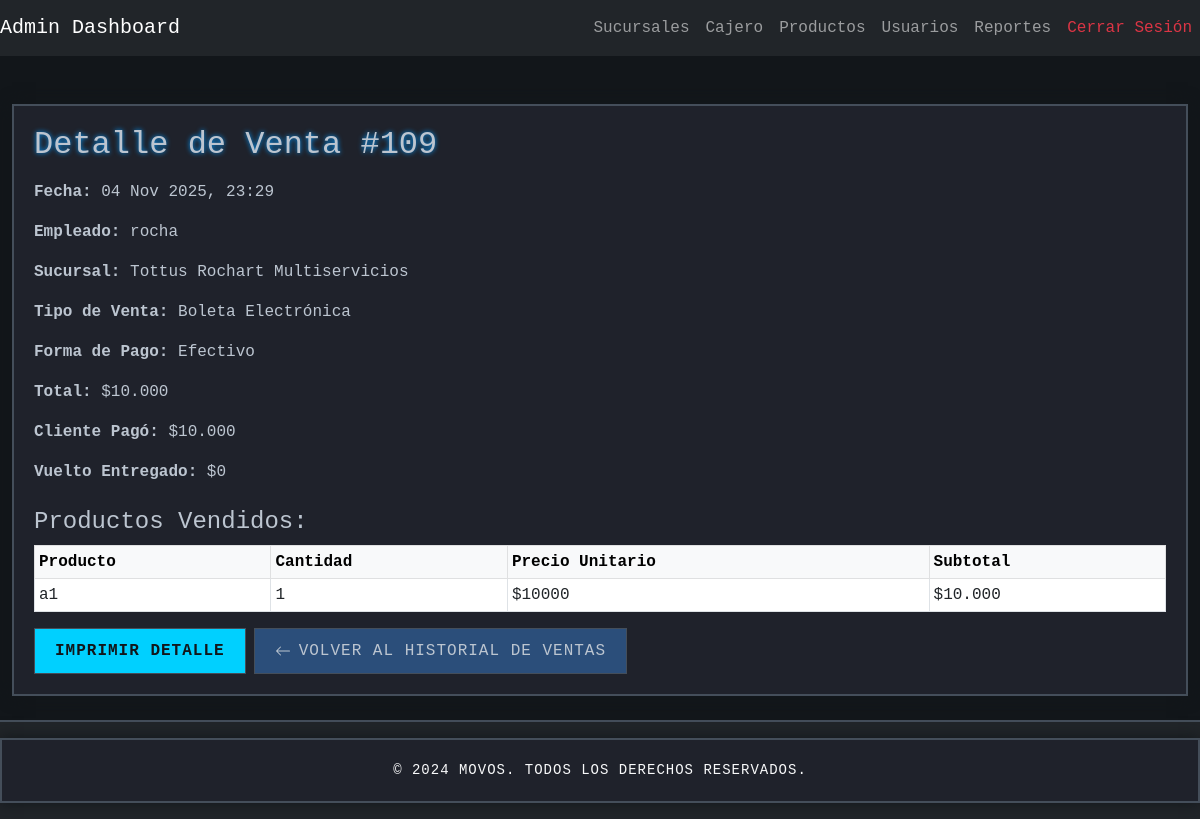
Page /cashier/reporte/109/ (signed in) on the committed database.
### cashier/models.py (models this page shows, shortened)
class Venta(models.Model):
    empleado = models.ForeignKey(settings.AUTH_USER_MODEL, on_delete=models.CASCADE)
    sucursal = models.ForeignKey(Sucursal, on_delete=models.CASCADE, related_name='ventas', blank=True, null=True)
    caja = models.ForeignKey('AperturaCierreCaja', on_delete=models.SET_NULL, related_name='ventas', blank=True, null=True)
    fecha = models.DateTimeField(auto_now_add=True)
    total = models.DecimalField(max_digits=10, decimal_places=2)
    tipo_venta = models.CharField(
        max_length=20,
        choices=[('boleta', 'Boleta Electrónica'), ('factura', 'Factura Electrónica')],
        default='boleta'
    )
    forma_pago = models.CharField(
        max_length=20,
        choices=[
            ('efectivo', 'Efectivo'),
            ('debito', 'Tarjeta de Débito'),
            ('credito', 'Tarjeta de Crédito'),
            ('transferencia', 'Transferencia')
        ],
        default='efectivo'
    )
    cliente_paga = models.DecimalField(max_digits=10, decimal_places=2, default=0.00)
    vuelto_entregado = models.DecimalField(max_digits=10, decimal_places=2, default=0.00)
    numero_transaccion = models.CharField(
        max_length=100,
        null=True,
        blank=True,
        verbose_name="Número de Transacción"
    )
    banco = models.CharField(
        max_length=100,
        null=True,
        blank=True,
        verbose_name="Banco"
    )

class VentaDetalle(models.Model):
    venta = models.ForeignKey(Venta, related_name='detalles', on_delete=models.CASCADE)
    producto = models.ForeignKey(Product, on_delete=models.CASCADE, related_name='ventadetalles')
    cantidad = models.PositiveIntegerField()
    precio_unitario = models.DecimalField(max_digits=10, decimal_places=2)

### auth_app/models.py (models this page shows, shortened)
class User(AbstractUser):
    is_admin = models.BooleanField(default=False)
    is_employee = models.BooleanField(default=True)
    sucursales_autorizadas = models.ManyToManyField(
        Sucursal,
        blank=True,
        related_name='usuarios_autorizados',
        help_text="Sucursales en las que el usuario puede abrir cajas (solo para usuarios no administradores)."
    )

### sucursales/models.py (models this page shows, shortened)
class Sucursal(models.Model):
    nombre = models.CharField(max_length=255)
    direccion = models.CharField(max_length=500, blank=True, null=True)
    telefono = models.CharField(max_length=50, blank=True, null=True)
    low_stock_threshold = models.PositiveIntegerField(default=0, help_text="0 usa el umbral global")

### products/models.py (models this page shows, shortened)
class Product(models.Model):
    nombre = models.CharField(max_length=255, verbose_name="Nombre del Producto", blank=True, null=True)
    descripcion = models.TextField(verbose_name="Descripción", blank=True, null=True)
    producto_id = models.CharField(max_length=255, unique=True, verbose_name="Código 1")
    codigo_alternativo = models.CharField(max_length=255, verbose_name="Código 2", blank=True, null=True)
    fecha_ingreso_producto = models.DateField(verbose_name="Fecha de Ingreso", blank=True, null=True)
    precio_compra = models.DecimalField(max_digits=10, decimal_places=2, verbose_name="Precio de Compra", default=Decimal('0.00'))
    precio_venta = models.DecimalField(max_digits=10, decimal_places=2, verbose_name="Precio de Venta", default=Decimal('0.00'))
    cantidad = models.IntegerField(
        verbose_name="Cantidad",
        default=0,
        validators=[MinValueValidator(0)]
    )
    stock = models.IntegerField(
        verbose_name="Stock",
        default=0,
        validators=[MinValueValidator(0)]
    )
    codigo_barras = models.CharField(max_length=255, verbose_name="Código de Barras", blank=True, null=True)
    permitir_venta_sin_stock = models.BooleanField(default=True, verbose_name="Permitir Venta sin Stock")
    sucursal = models.ForeignKey(Sucursal, on_delete=models.CASCADE, related_name='productos', blank=True, null=True)
    class Meta:
        verbose_name = "Producto"
        verbose_name_plural = "Productos"

### cashier/views.py (the view)
# urls.py: path('reporte/<int:venta_id>/', views.reporte_venta, name='reporte_venta'),
@login_required
def reporte_venta(request, venta_id):
    venta = get_object_or_404(Venta, id=venta_id)
    embed_mode = request.GET.get('embed') == '1'
    detalles = venta.detalles.all()
    total_formatted = "$" + format_currency(venta.total or 0)
    cliente_paga_formatted = "$" + format_currency(venta.cliente_paga or 0)
    vuelto_formatted = "$" + format_currency(venta.vuelto_entregado or 0)
    detalles_data = []
    for detalle in detalles:
        subtotal = detalle.cantidad * detalle.precio_unitario
        detalles_data.append({
            'producto': detalle.producto,
            'cantidad': detalle.cantidad,
            'precio_unitario': detalle.precio_unitario,
            'formatted_subtotal': "$" + format_currency(subtotal)
        })
    context = {
         'venta': venta,
         'detalles': detalles_data,
         'formatted_total': total_formatted,
         'formatted_cliente_paga': cliente_paga_formatted,
         'formatted_vuelto_entregado': vuelto_formatted,
         'sucursal': venta.sucursal  # Se asume que Venta tiene campo 'sucursal'
    }
    if embed_mode:
        return render(request, 'cashier/partials/reporte_venta_embed.html', context)
    return render(request, 'cashier/reporte_venta.html', context)

### cashier/views.py (called while the page is built)
def format_currency(value):
    try:
        return "{:,.0f}".format(float(value)).replace(",", ".")
    except Exception:
        return value

### cashier/templates/cashier/reporte_venta.html (shortened to what this page needs)
{% extends 'base.html' %}
{% load static %}
{% block extra_styles %}
  <link rel="stylesheet" href="{% static 'css/print.css' %}" media="print">
{% endblock %}
{% block content %}
<div class="container mt-4">
  <h2 class="mb-3">Detalle de Venta #{{ venta.id }}</h2>
  <p><strong>Fecha:</strong> {{ venta.fecha|date:"d M Y, H:i" }}</p>
  <p><strong>Empleado:</strong> {{ venta.empleado.username }}</p>
  {% if sucursal %}
    <p><strong>Sucursal:</strong> {{ sucursal.nombre }}</p>
  {% endif %}
  <p><strong>Tipo de Venta:</strong> {{ venta.get_tipo_venta_display }}</p>
  <p><strong>Forma de Pago:</strong> {{ venta.get_forma_pago_display }}</p>
  <p><strong>Total:</strong> {{ formatted_total }}</p>
  {% if venta.forma_pago == "efectivo" %}
    <p><strong>Cliente Pagó:</strong> {{ formatted_cliente_paga }}</p>
    <p><strong>Vuelto Entregado:</strong> {{ formatted_vuelto_entregado }}</p>
  {% endif %}
  <h4 class="mt-4">Productos Vendidos:</h4>
  <table class="table table-bordered table-sm">
    <thead class="table-light">
      <tr>
        <th>Producto</th>
        <th>Cantidad</th>
        <th>Precio Unitario</th>
        <th>Subtotal</th>
      </tr>
    </thead>
    <tbody>
      {% for item in detalles %}
      <tr>
        <td>{{ item.producto.nombre }}</td>
        <td>{{ item.cantidad }}</td>
        <td>${{ item.precio_unitario|floatformat:"0" }}</td>
        <td>{{ item.formatted_subtotal }}</td>
      </tr>
      {% endfor %}
    </tbody>
  </table>
  <div class="no-print mt-3 d-flex gap-2">
    <button onclick="window.print()" class="btn btn-primary">Imprimir Detalle</button>
    {% if request.user.is_superuser %}
      {% url 'reports:sales_history' as back_href %}
      {% include 'partials/back_button.html' with href=back_href text='Volver al Historial de Ventas' %}
    {% else %}
      {% url 'cashier_dashboard' as back_href %}
    {% endif %}
  </div>
</div>
{% endblock %}

### static/css/styles.css (style rules this page uses)
* { margin: 0; padding: 0; box-sizing: border-box; }
:root { --starcraft-bg-dark: #12161A; --starcraft-bg-medium: #1F222B; --starcraft-bg-light: #2A3038; --starcraft-border: #444E5A; --starcraft-text: #BCC5D0; --starcraft-accent: #00D0FF; --starcraft-button: #2B4E7A; --starcraft-button-hover: #4F709E; --starcraft-glow: #0099FF; --starcraft-success: #35B400; --starcraft-danger: #D80000; }
body { font-family: 'Consolas', 'Courier New', monospace; background-color: var(--starcraft-bg-dark); color: var(--starcraft-text); display: flex; flex-direction: column; min-height: 100vh; }
.container { flex: 1; max-width: 1400px; padding: 20px; background-color: var(--starcraft-bg-medium); border: 2px solid var(--starcraft-border); border-radius: 0; box-shadow: 0 0 15px var(--starcraft-bg-dark); }
h2, h3 { text-shadow: 0 0 5px var(--starcraft-glow); }
button, .btn { background-color: var(--starcraft-button); color: var(--starcraft-text); border: 1px solid var(--starcraft-border); padding: 10px 20px; font-size: 16px; border-radius: 0; cursor: pointer; transition: all 0.3s ease; text-transform: uppercase; letter-spacing: 1px; }
.btn-primary { background-color: var(--starcraft-accent); color: var(--starcraft-bg-dark); font-weight: bold; }

### cashier/templates/cashier/reporte_venta.html (style rules this page uses)
.no-print { display: none !important; }

### rows in the picture
Venta: id "109", fecha "04 Nov 2025, 23:29", empleado.username "rocha", tipo_venta "Boleta Electrónica", forma_pago "Efectivo"
Sucursal: nombre "Tottus Rochart Multiservicios"
Product: producto.nombre "a1", cantidad "1", precio_unitario "10000", formatted_subtotal "$10.000"

### other values in the picture
{{ text|default:'Volver' }} "VOLVER AL HISTORIAL DE VENTAS"
